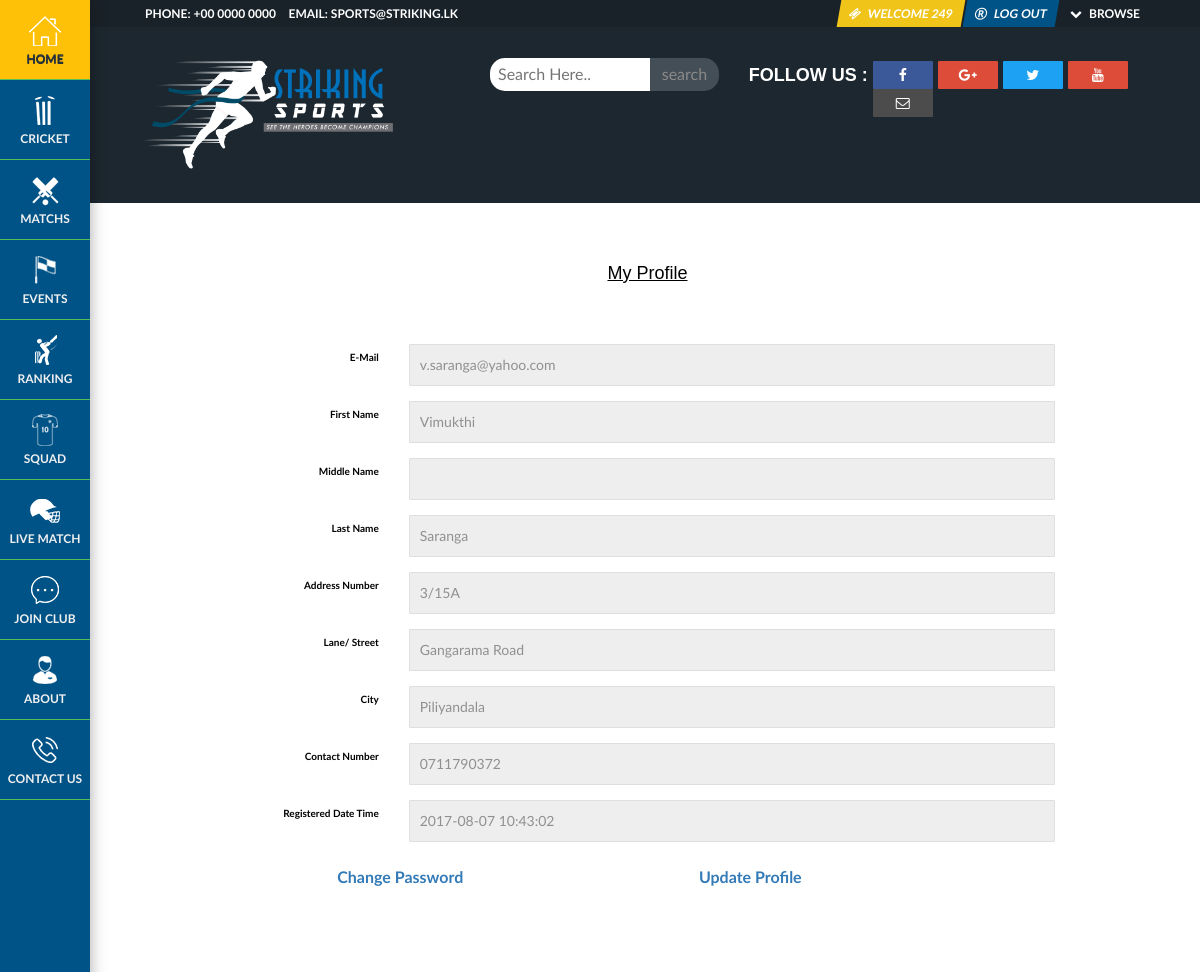
Before: /StrikingSports/src/Profile.php (signed in, upper part) with the older database file.
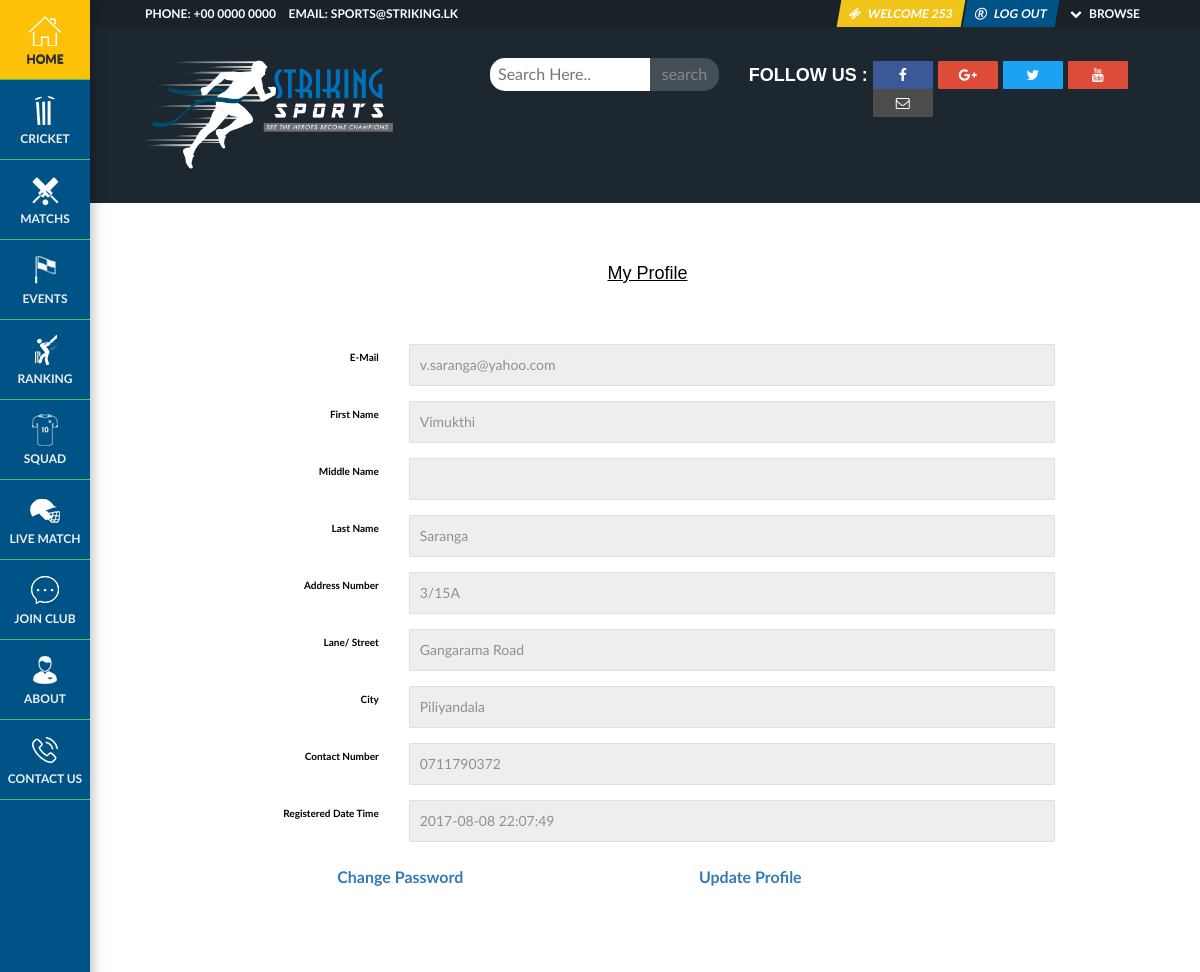
After: the same page with the newer database file.
### tables this page shows
CREATE TABLE `name` (
  `name_id` int(11) NOT NULL AUTO_INCREMENT,
  `first_name` varchar(20) NOT NULL,
  `second_name` varchar(20) DEFAULT NULL,
  `last_name` varchar(20) NOT NULL,
  PRIMARY KEY (`name_id`)
);

CREATE TABLE `address` (
  `address_id` int(11) NOT NULL AUTO_INCREMENT,
  `address_no` varchar(10) NOT NULL,
  `address_lane` varchar(40) NOT NULL,
  `address_city` varchar(30) NOT NULL,
  PRIMARY KEY (`address_id`)
);

CREATE TABLE `users` (
  `email` varchar(50) NOT NULL,
  `contact_no` varchar(10) DEFAULT NULL,
  `registered_date_time` datetime NOT NULL,
  `status` int(1) NOT NULL,
  `address_address_id` int(11) NOT NULL,
  `name_name_id` int(11) NOT NULL,
  `password` varchar(32) NOT NULL,
  `previous_password` varchar(32) DEFAULT NULL,
  `login_attempt` int(11) DEFAULT '0',
  PRIMARY KEY (`email`),
  KEY `fk_commuter_address1_idx` (`address_address_id`),
  KEY `fk_commuter_name1_idx` (`name_name_id`),
  CONSTRAINT `fk_commuter_address1` FOREIGN KEY (`address_address_id`) REFERENCES `address` (`address_id`) ON DELETE NO ACTION ON UPDATE NO ACTION,
  CONSTRAINT `fk_commuter_name1` FOREIGN KEY (`name_name_id`) REFERENCES `name` (`name_id`) ON DELETE NO ACTION ON UPDATE NO ACTION
);

### StrikingSports/src/Profile.php (the view, shortened to what this page needs)
<?php
if(isset($_SESSION['email'])){
?>
<!DOCTYPE html>
<html lang="en">
<?php
include_once('../ssi/header.php');
include_once('../ssi/db.php');
?>
<body style="overflow: visible;">
    <?php
		include_once('../ssi/sideMenu.php');
		include_once('../ssi/topMenu.php');
		include_once('../ssi/searchBar.php');
	?>
    <section>
    <div class="lp">
        <div class="inn-title text-center">
            <font face="Verdana, Geneva, sans-serif" size="+1">
            	<u>My Profile</u>
            </font>
        </div>
        <div class="p-mf">
        <?php
			$email = $_SESSION['email'];
			$getUser = "SELECT * FROM users WHERE email='".$email."'";
			$resultGetUser = mysqli_query($con, $getUser) or die();
			if(mysqli_num_rows($resultGetUser) != 0){
				while($rowGetUser = mysqli_fetch_array($resultGetUser)){
					$eContact = $rowGetUser['contact_no'];
					$eNameId = $rowGetUser['name_name_id'];
					$eAddressId = $rowGetUser['address_address_id'];
					$regDateTime = $rowGetUser['registered_date_time'];
					$getName = "SELECT * FROM NAME WHERE name_id='".$eNameId."'";
					$resultGetName = mysqli_query($con, $getName) or die();
					if(mysqli_num_rows($resultGetName) != 0){
						while($rowGetName = mysqli_fetch_array($resultGetName)){
							$eFName = $rowGetName['first_name'];
							$eSName = $rowGetName['second_name'];
							$eLName = $rowGetName['last_name'];
						}
					} else {
						session_unset();
						header('login.php?error=np');
					}
					$getAddress = "SELECT * FROM address WHERE address_id='".$eAddressId."'";
					$resultGetAddress = mysqli_query($con, $getAddress) or die();
					if(mysqli_num_rows($resultGetAddress) != 0){
						while($rowGetAddress = mysqli_fetch_array($resultGetAddress)){
							$eAno = $rowGetAddress['address_no'];
							$eALane = $rowGetAddress['address_lane'];
							$eACity = $rowGetAddress['address_city'];
						}
					} else {
						session_unset();
						header('login.php?error=np');
					}
				}
			} else {
				session_unset();
				header('login.php?error=np');
			}
		?>
        <div style="padding:10px;">
			<form role="form" class="form-horizontal">
                <div class="form-group">
                    <label for="employeelNIC" class="control-label col-md-3">E-Mail</label>
                    <div class="col-md-8">
                    	<input class="form-control" type="text" name="nic" id="nic" readonly="readonly" value="<?php echo $email; ?>"/>
                	</div>
                </div>
                <div class="form-group">
                    <label for="employeefName" class="control-label col-md-3">First Name</label>
                    <div class="col-md-8">
                    	<input class="form-control text-capitalize" type="text" name="fname" id="fname" readonly="readonly" value="<?php echo $eFName; ?>"/>
                	</div>
                </div>
                <div class="form-group">
                    <label for="employeemName" class="control-label col-md-3">Middle Name</label>
                    <div class="col-md-8">
                    	<input class="form-control text-capitalize" type="text" name="mname" id="mname" readonly="readonly" value="<?php echo $eSName; ?>"/>
                	</div>
                </div>
                <div class="form-group">
                    <label for="employeelName" class="control-label col-md-3">Last Name</label>
                    <div class="col-md-8">
                    	<input class="form-control text-capitalize" type="text" name="lname" id="lname" readonly="readonly" value="<?php echo $eLName; ?>"/>
                	</div>
                </div>
                <div class="form-group">
                    <label for="addressNo" class="control-label col-md-3">Address Number</label>
                    <div class="col-md-8">
                    	<input class="form-control text-capitalize" type="text" name="addresNo" id="addressNo" readonly="readonly" value="<?php echo $eAno; ?>"/>
                	</div>
                </div>
                <div class="form-group">
                    <label for="addressLane" class="control-label col-md-3">Lane/ Street</label>
                    <div class="col-md-8">
                    	<input class="form-control  text-capitalize" type="text" name="lane" id="lane" readonly="readonly" value="<?php echo $eALane; ?>"/>
                	</div>
                </div>
                <div class="form-group">
                    <label for="addressCity" class="control-label col-md-3">City</label>
                    <div class="col-md-8">
                    	<input class="form-control text-capitalize" type="text" name="city" id="city" readonly="readonly" value="<?php echo $eACity; ?>"/>
                	</div>
                </div>
                <div class="form-group">
                    <label for="employeeContact" class="control-label col-md-3">Contact Number</label>
                    <div class="col-md-8">
                    	<input class="form-control" type="text" name="contact" id="contact" readonly="readonly" value="<?php echo $eContact; ?>"/>
                	</div>
                </div>
                <div class="form-group">
                    <label for="regDate" class="control-label col-md-3">Registered Date Time</label>
                    <div class="col-md-8">
                    	<input class="form-control text-capitalize" type="text" name="regDate" id="regDate" readonly="readonly" value="<?php echo $regDateTime; ?>" required="required"/>
                	</div>
                </div>
                <div class="form-group text-center">
                    <label class="control-label col-md-4"><a href="changePassword.php">Change Password</a></label>
                    <label class="control-label col-md-4"><a href="editProfile.php">Update Profile</a></label>
                </div>
            </form>
        </div>
    </div>
    </div>
    </section>
</body>
</html>
<?php
} else {
	header('Location:../404.php');
}
?>

### StrikingSports/ssi/header.php (shortened to what this page needs)
<head>
    <link href="../css/css.css" rel="stylesheet">
    <link href="http://maxcdn.bootstrapcdn.com/font-awesome/4.2.0/css/font-awesome.min.css" rel="stylesheet">
    <link rel="stylesheet" href="../css/style.css">
    <link rel="stylesheet" href="../css/bootstrap.css">
    <link rel="stylesheet" href="../css/mob.css">
</head>

### StrikingSports/ssi/sideMenu.php (shortened to what this page needs)
<section>
    <div class="menu">
        <ul>
            <li>
                <a href="../index.php"><img src="../images/s1.png" alt=""> Home</a>
            </li>
            <li>
                <a href="cricket.php"><img src="../images/c3.png" alt=""> cricket</a>
            </li>
            <li>
                <a href="matches.php"><img src="../images/c6.png" alt=""> Matchs</a>
            </li>
            <li>
                <a href="events.php"><img src="../images/f6.png" alt=""> Events</a>
            </li>
            <li>
                <a href="rankings.php"><img src="../images/c2.png" alt=""> Ranking</a>
            </li>
            <li>
                <a href="squads.php"><img src="../images/f7.png" alt=""> Squad</a>
            </li>
            <li>
                <a href="liveMatch.php"><img src="../images/c4.png" alt=""> Live match</a>
            </li>
            <li>
                <a href="join.php"><img src="../images/cy5.png" alt=""> Join Club</a>
            </li>
            <li>
                <a href="about.php"><img src="../images/about.png" alt=""> About</a>
            </li>
            <li>
                <a href="contact.php"><img src="../images/contact.png" alt=""> Contact Us</a>
            </li>
        </ul>
    </div>
</section>

### StrikingSports/ssi/topMenu.php (shortened to what this page needs)
<section class="i-head-top">
    <div class="i-head row">
        <div class="i-head-left i-head-com col-md-6">
            <ul>
                <li><a href="">phone: +00 0000 0000</a>
                </li>
                <li><a href="">Email: sports@striking.lk</a>
                </li>
            </ul>
        </div>
        <div class="i-head-right i-head-com col-md-6 col-sm-12 col-xs-12">
            <ul>
                <?php
					if(isset($_SESSION['email'])){
					?>
                   		<li class="top-scal">
                            <a href="../src/Profile.php">
                                <i class="fa fa-ticket" aria-hidden="true"></i> Welcome <?php echo $_SESSION['first_name'];?>
                            </a>
                        </li>
                        <li class="top-scal-1">
                            <a href="../src/controller/logout.php">
                                <i class="fa fa-registered" aria-hidden="true"></i> Log Out
                            </a>
                        </li>
                    <?php
					}
				?>
                <li>
                    <a href="" class="tr-menu">
                        <i class="fa fa-chevron-down" aria-hidden="true"></i> Browse
                    </a>
                </li>
            </ul>
        </div>
    </div>
</section>

### StrikingSports/ssi/searchBar.php
<section>
    <div class="page-head">
        <div class="lp inn-head-pad">
            <div class="row">
                <div class="col-md-4 top-head">
                    <a href="">
                        <img src="../images/cricket-logo.png" alt="">
                    </a>
                </div>
                <div class="col-md-3 top-search">
                    <form>
                        <ul>
                            <li>
                                <input type="text" placeholder="Search Here..">
                            </li>
                            <li>
                                <input type="submit" value="search">
                            </li>
                        </ul>
                    </form>
                </div>
                <div class="col-md-5">
                    <ul class="top-soc">
                        <li>
                            <h4>Follow Us : </h4>
                        </li>
                        <li><a href=""><i class="fa fa-facebook fb1"></i></a>
                        </li>
                        <li><a href=""><i class="fa fa-google-plus gp1"></i></a>
                        </li>
                        <li><a href=""><i class="fa fa-twitter tw1"></i></a>
                        </li>
                        <li><a href=""><i class="fa fa-youtube gp1"></i></a>
                        </li>
                        <li><a href=""><i class="fa fa-envelope-o sh1"></i></a>
                        </li>
                    </ul>
                </div>
            </div>
        </div>
    </div>
</section>

Changed rows visible on the page:
changed users: regDate "2017-08-07 10:43:02" → "2017-08-08 22:07:49"
Other visible differences:
$_SESSION['first_name']: "249" → "253"
